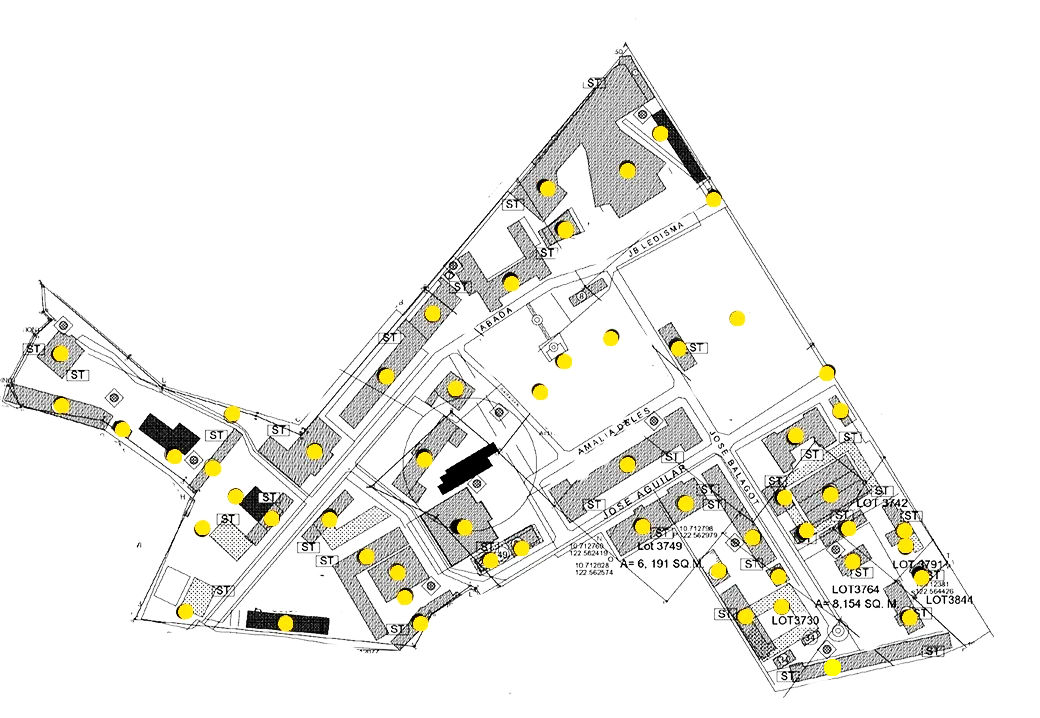
#> input picture DSA/maps1.png, 1040 x 718 px
$ python yog.py
#> lines starting #> are read from the running program, lines starting #| are printed output that depends on the picture; after the words box and inside, x2 and y2 are one past the last pixel; in counts of white or black regions, pixels touching at a corner belong together
import numpy as np
import cv2
import matplotlib.pyplot as plt
from scipy.spatial.distance import cdist
from heapq import heappush, heappop
import os

class WVSUCampusPathfinder:
    def __init__(self, map_path, building_names=None, speed=1.4):
        # Load and convert map
#> called with map_path = 'maps1.png', speed = 1.4
        if not os.path.exists(map_path):
            raise FileNotFoundError(f"Map file '{map_path}' not found.")

        self.original_map = cv2.imread(map_path)
#> self.original_map is the input picture: shape (718, 1040, 3); mean B, G, R 235.8, 239.2, 239.5
        if self.original_map is None:
            raise ValueError(f"Failed to load the map image '{map_path}'. Make sure it is a valid image file.")

        self.original_map_rgb = cv2.cvtColor(self.original_map, cv2.COLOR_BGR2RGB)
        self.waypoints = self.detect_yellow_points()
        self.building_names = building_names or self.default_building_names()
        self.speed = speed
        self.road_mask = self.create_refined_road_mask()
        self.building_mask = self.create_building_mask()

    def detect_yellow_points(self):
        """Detect yellow landmarks."""
        hsv = cv2.cvtColor(self.original_map, cv2.COLOR_BGR2HSV)
#> hsv: shape (718, 1040, 3); mean H, S, V 2, 4.7, 239.6
        lower_yellow = np.array([20, 100, 100])
        upper_yellow = np.array([40, 255, 255])
        yellow_mask = cv2.inRange(hsv, lower_yellow, upper_yellow)
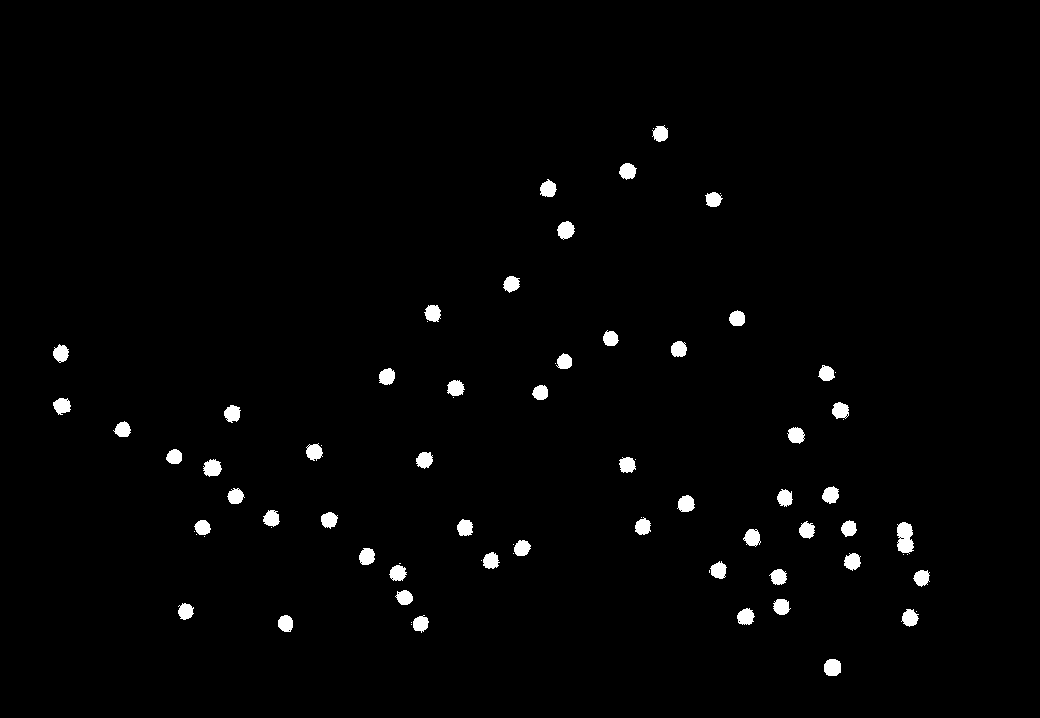
#> yellow_mask: shape (718, 1040); 1.6% white; 79 white regions (24 under 20 px)

        contours, _ = cv2.findContours(yellow_mask, cv2.RETR_EXTERNAL, cv2.CHAIN_APPROX_SIMPLE)
#> contours = 79 contours, 24 with area under 20; largest, box (x1, y1, x2, y2) and area: (897, 522, 914, 554) 382, (824, 659, 841, 676) 222, (203, 459, 222, 477) 218, (557, 221, 575, 240) 215, (677, 495, 695, 512) 203
        waypoints = []
        for contour in contours:
            if cv2.contourArea(contour) > 20:
                M = cv2.moments(contour)
                if M["m00"] != 0:
                    cx = int(M["m10"] / M["m00"])
                    cy = int(M["m01"] / M["m00"])
                    waypoints.append((cx, cy))
#> this loop made 79 passes
#> (cx, cy) on passes 1, 4, 5, 7, 8, 9, 10, 11, 12, 14, 15, 17: (832, 667), (420, 623), (285, 623), (909, 617), (745, 616), (185, 611), (781, 606), (404, 597), (921, 577), (778, 576), (397, 572), (718, 570)
#> contour on passes 2, 3, 6, 13, 16, 18: [[411, 624]], [[411, 622]], [[916, 611]], [[709, 570], [709, 572]], [[399, 563], [400, 563]], [[481, 560]]
#> after the loop, waypoints = 55 pairs, first value 60 to 921, second value 133 to 667
#> in __init__, `self.waypoints = self.detect_yellow_points()`: self.waypoints has the same summary as waypoints in detect_yellow_points

        if len(waypoints) == 0:
            raise ValueError("No yellow landmarks (waypoints) detected on the map.")

        return np.array(waypoints)

    def create_refined_road_mask(self):
        """Create a refined road mask, where roads are walkable (thin black lines)."""
        gray = cv2.cvtColor(self.original_map, cv2.COLOR_BGR2GRAY)
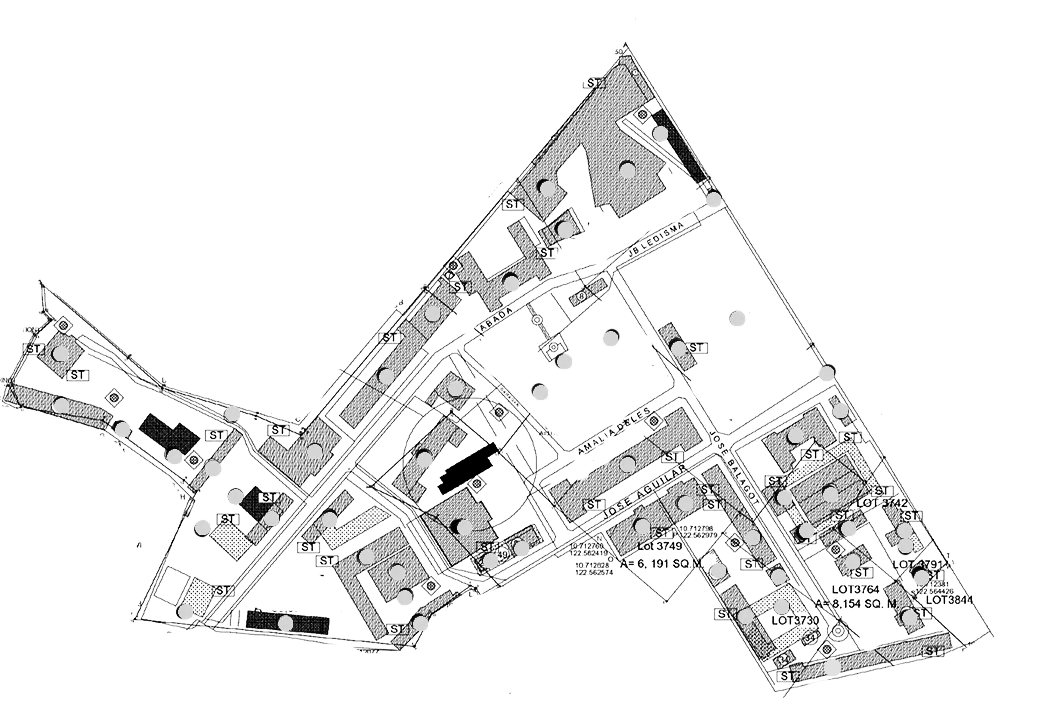
#> gray: shape (718, 1040); min 0, max 255, mean 238.9
        blurred = cv2.GaussianBlur(gray, (5, 5), 0)
        edges = cv2.Canny(blurred, 100, 200)
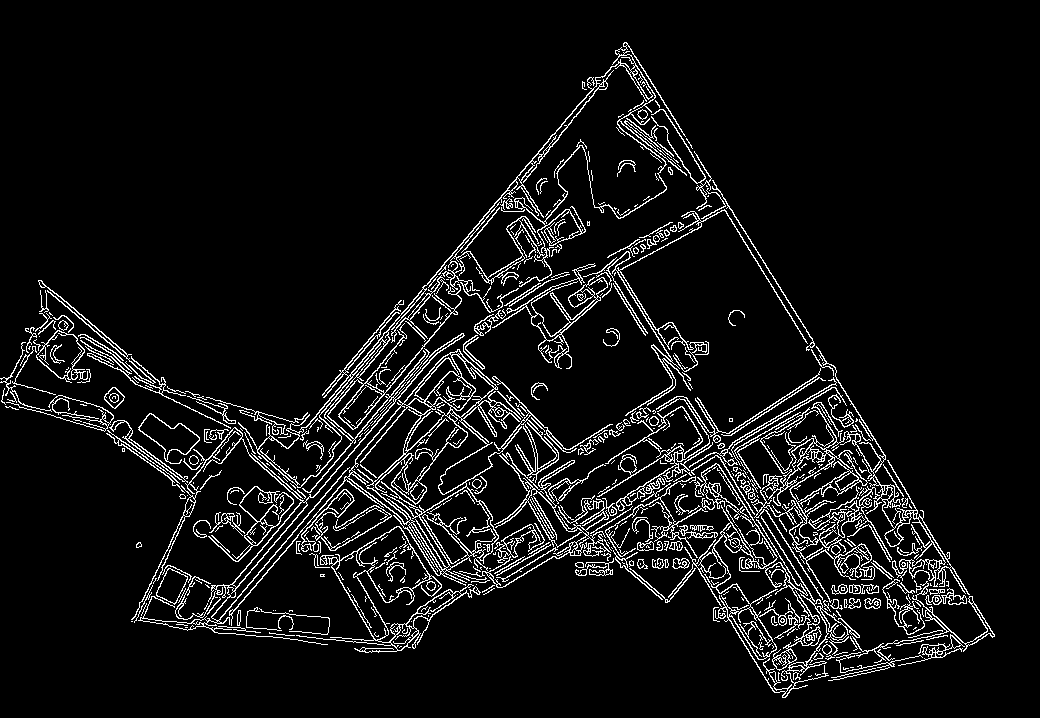
#> edges: shape (718, 1040); 7% white in thin lines or dots, all inside (x1, y1, x2, y2) = (0, 42, 995, 698)
        refined_road_mask = cv2.bitwise_not(edges)
        return refined_road_mask

    def create_building_mask(self):
        """Create a mask for building areas to ensure they are non-walkable."""
        hsv = cv2.cvtColor(self.original_map, cv2.COLOR_BGR2HSV)

        lower_building = np.array([0, 0, 0])   # Low saturation for dark colors
        upper_building = np.array([180, 255, 70])  # Lightness threshold to filter buildings

        building_mask = cv2.inRange(hsv, lower_building, upper_building)
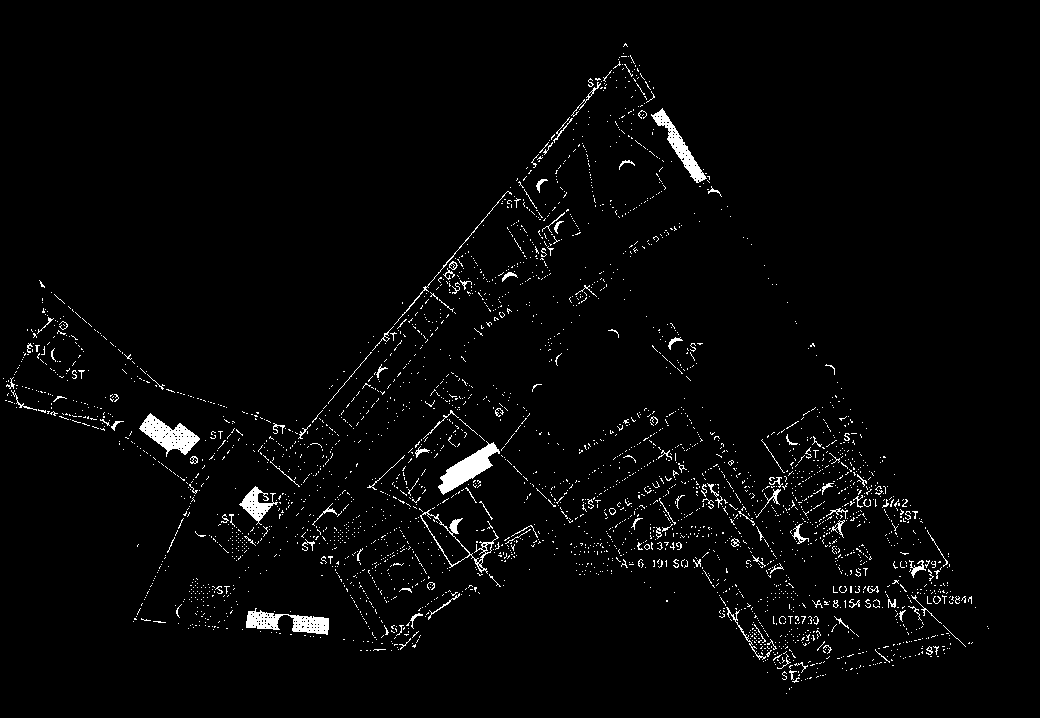
#> building_mask: shape (718, 1040); 2.5% white; 3123 white regions (2980 under 20 px), largest, box (x1, y1, x2, y2) and area: (438, 441, 500, 495) 1215, (139, 413, 200, 457) 1173, (246, 608, 329, 635) 1080

        kernel = np.ones((5,5), np.uint8)
        refined_building_mask = cv2.morphologyEx(building_mask, cv2.MORPH_CLOSE, kernel)
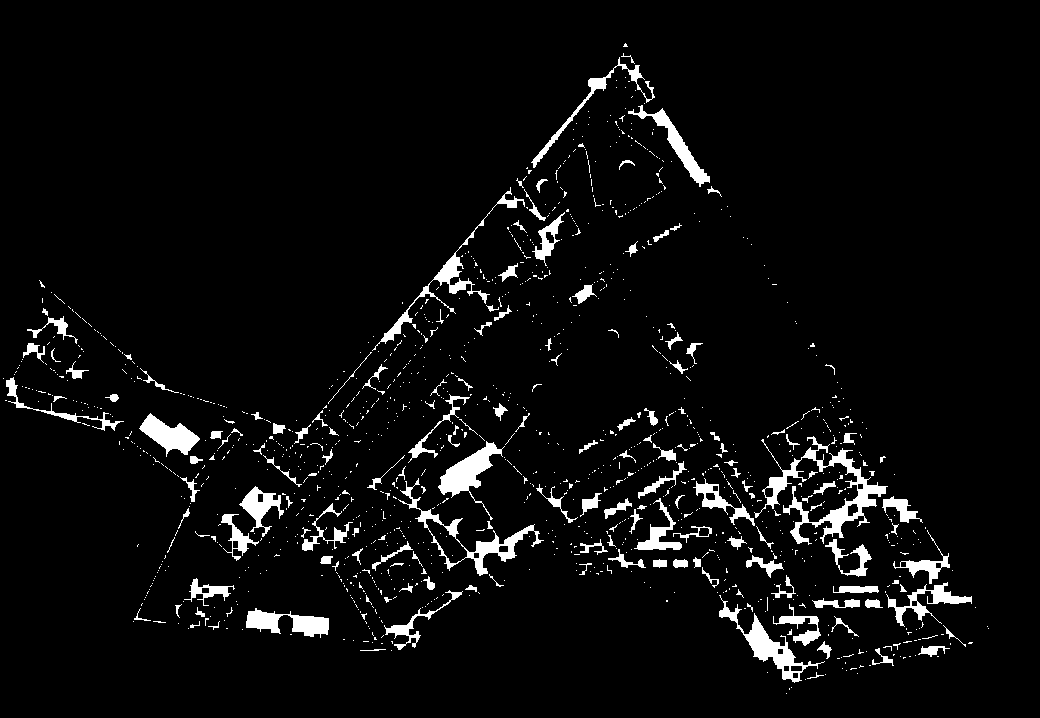
#> refined_building_mask: shape (718, 1040); 4.8% white; 1241 white regions (1078 under 20 px), largest, box (x1, y1, x2, y2) and area: (754, 436, 888, 545) 3016, (398, 478, 544, 576) 1727, (719, 595, 825, 683) 1648

        return refined_building_mask

    # [120 lines left out: functions is_walkable, a_star, find_path, calculate_time, visualize_path, not called in this run]

def run_pathfinder(map_path):
    building_names = {
         0: 'College of Business and Management',
        1: 'General Macario Peralta Hall',
        2: 'Printing and Souveneir Shop',
        3: 'Center for Teaching Excellence',
        4: 'Adriano Hernandez Hall',
        5: 'BINHI',
        6: 'College of Dentistry',
        7: 'Proposed Covered Gym',
        8: 'Alumni Hall',
        9: 'Apolinario Mabini Hall',
        10: 'Covered Gym',
        11: 'Supply Office Warehouse',
        12: 'Teachers Center',
        13: 'COOP Building',
        14: 'Martin Delgado Hall',
        15: 'PSWF Building',
        16: 'College of PESCAR',
        17: 'Drop In Center',
        18: 'Building 1',
        19: 'Tomas Confessor Hall',
        20: 'Reasearch and Extension Building 2',
        21: 'College of Medicine',
        22: 'Hometel',
        23: 'Multi Purpose Cooperative Building',
        24: 'Grounds and Building Office',
        25: 'University Clinic',
        26: 'Building 2',
        27: 'Research and Extension Building 2',
        28: 'New Academic Building',
        29: 'Benigno Aquino Jr. Hall',
        30: 'Quezon Hall',
        31: 'College of Information and Communications Technology',
        32: 'GSO/Motopool',
        33: 'College of Nursing',
        34: 'Gabaldon Building',
        35: 'GSO Electrical/Plumbing',
        36: 'Proposed Residential Area',
        37: 'Elementary Playground',
        38: 'Extension Office',
        39: 'Mini Forest',
        40: 'Medicine Gym',
        41: 'Rizal Hall',
        42: 'Second Gate',
        43: 'Jubilee Park',
        44: 'Dormitory Building',
        45: 'Grandstand',
        46: 'Diamond Park',
        47: 'WVSU Football Field',
        48: 'Lopez Jaena Hall',
        49: 'Administration Building',
        50: 'Audio Visual Hall',
        51: 'Main Gate',
        52: 'College of Communication',
        53: 'Cultural Center',
        54: 'WVSU Coop',
    }
    pathfinder = WVSUCampusPathfinder(map_path, building_names)
    points = []

    # [15 lines left out: function onclick, not called in this run]

    # Create selection interface
    plt.figure(figsize=(15, 10))
    plt.imshow(pathfinder.original_map_rgb)
    plt.title("Click to select starting point", color='black', pad=20, fontweight='bold')

    # Add usage instructions
    plt.figtext(0.5, 0.02,
                "Click on any building to set start and end points",
                ha='center', color='darkgrey')

    plt.connect('button_press_event', onclick)
    plt.show()

if __name__ == "__main__":
    run_pathfinder("maps1.png")
